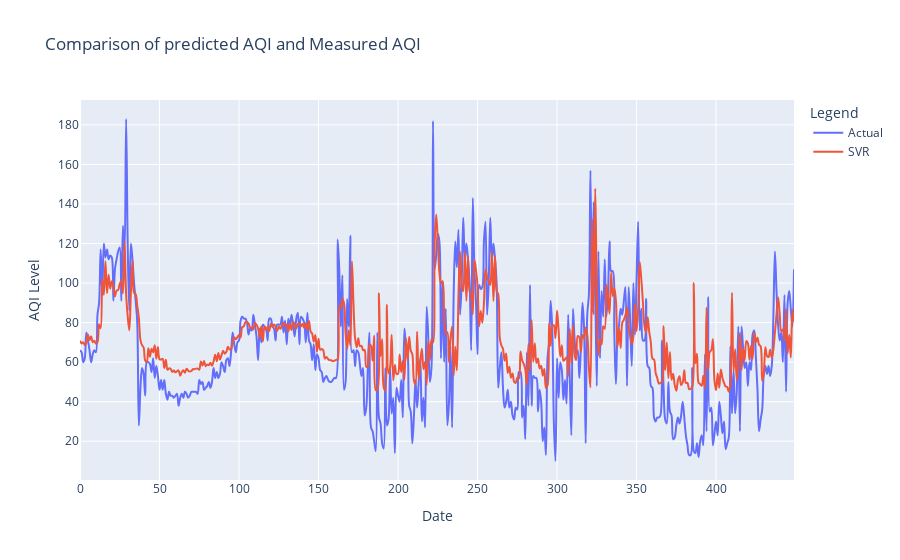

Notebook cell for this chart:
### Code cell
fig = go.Figure()
fig.update_layout(
    title="Comparison of predicted AQI and Measured AQI",
    xaxis_title="Date",
    yaxis_title="AQI Level",
    legend_title="Legend",
)

fig.add_trace(go.Scatter(x=series_results.index, y=scaler.inverse_transform([testY]).flatten(), name="Actual", line_shape='spline'))
fig.add_trace(go.Scatter(x=series_results.index, y=scaler.inverse_transform([pred]).flatten()   , name="SVR", line_shape='spline'))
fig.show()

### Figure 1 — Plotly figure (JSON) as saved in the notebook; plotly's stock layout.template omitted (floating-point values rounded to 4 significant figures; data arrays with more than 128 entries replaced by an {"elided": "..."} marker saying what was removed)
{"data": [{"line": {"shape": "spline"}, "name": "Actual", "type": "scatter", "x": {"elided": "450 int values"}, "y": {"elided": "450 float values"}}, {"line": {"shape": "spline"}, "name": "SVR", "type": "scatter", "x": {"elided": "450 int values"}, "y": {"elided": "450 float values"}}], "layout": {"legend": {"title": {"text": "Legend"}}, "title": {"text": "Comparison of predicted AQI and Measured AQI"}, "xaxis": {"title": {"text": "Date"}}, "yaxis": {"title": {"text": "AQI Level"}}}}
